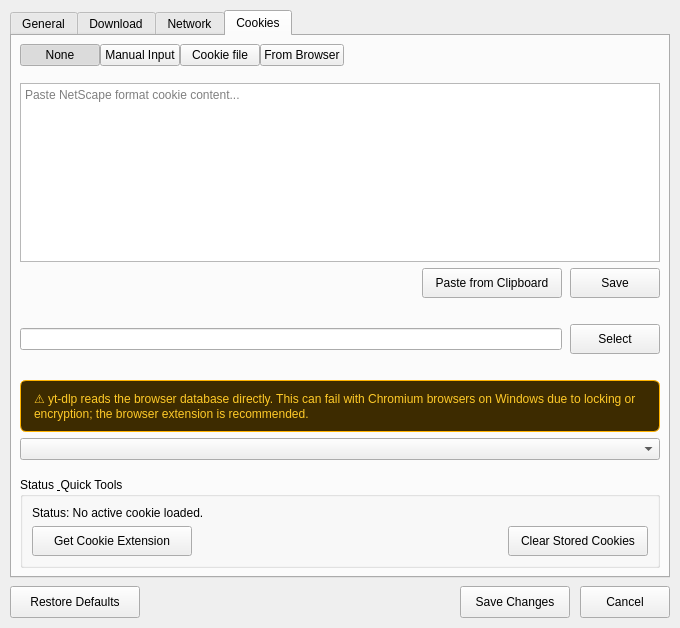
<?xml version="1.0" encoding="UTF-8"?>
<ui version="4.0">
 <class>PreferencesDialog</class>
 <widget class="QDialog" name="PreferencesDialog">
  <property name="geometry">
   <rect>
    <x>0</x>
    <y>0</y>
    <width>680</width>
    <height>628</height>
   </rect>
  </property>
  <property name="windowTitle">
   <string>Settings</string>
  </property>
  <layout class="QVBoxLayout" name="mainLayout">
   <property name="spacing">
    <number>8</number>
   </property>
   <property name="leftMargin">
    <number>10</number>
   </property>
   <property name="topMargin">
    <number>10</number>
   </property>
   <property name="rightMargin">
    <number>10</number>
   </property>
   <property name="bottomMargin">
    <number>10</number>
   </property>
   <item>
    <widget class="QTabWidget" name="tabWidget">
     <property name="currentIndex">
      <number>3</number>
     </property>
     <widget class="QWidget" name="tab_general">
      <attribute name="title">
       <string>General</string>
      </attribute>
      <layout class="QVBoxLayout" name="generalVLayout">
       <property name="spacing">
        <number>8</number>
       </property>
       <property name="leftMargin">
        <number>8</number>
       </property>
       <property name="topMargin">
        <number>8</number>
       </property>
       <property name="rightMargin">
        <number>8</number>
       </property>
       <property name="bottomMargin">
        <number>8</number>
       </property>
       <item>
        <widget class="QGroupBox" name="gp_Language">
         <property name="title">
          <string>Language</string>
         </property>
         <layout class="QHBoxLayout" name="langHLayout">
          <item>
           <widget class="QLabel" name="lblLang">
            <property name="text">
             <string>Language:</string>
            </property>
           </widget>
          </item>
          <item>
           <widget class="QComboBox" name="combo_Language">
            <property name="minimumSize">
             <size>
              <width>250</width>
              <height>0</height>
             </size>
            </property>
           </widget>
          </item>
          <item>
           <spacer name="langSpacer">
            <property name="orientation">
             <enum>Qt::Orientation::Horizontal</enum>
            </property>
            <property name="sizeHint" stdset="0">
             <size>
              <width>0</width>
              <height>0</height>
             </size>
            </property>
           </spacer>
          </item>
         </layout>
        </widget>
       </item>
       <item>
        <widget class="QGroupBox" name="groupAutomation">
         <property name="title">
          <string>Automation</string>
         </property>
         <layout class="QVBoxLayout" name="autoVLayout">
          <item>
           <widget class="QCheckBox" name="chk_add_clipboard_auto">
            <property name="text">
             <string>Add links from clipboard automatically</string>
            </property>
           </widget>
          </item>
          <item>
           <widget class="QCheckBox" name="chk_start_download_auto">
            <property name="text">
             <string>Start download automatically</string>
            </property>
           </widget>
          </item>
          <item>
           <widget class="QCheckBox" name="chk_remove_completed_auto">
            <property name="text">
             <string>Remove completed automatically</string>
            </property>
           </widget>
          </item>
          <item>
           <widget class="QCheckBox" name="chk_play_after_downloaded_auto">
            <property name="text">
             <string>Play media after downloaded</string>
            </property>
           </widget>
          </item>
         </layout>
        </widget>
       </item>
       <item>
        <widget class="QCheckBox" name="chk_minimize_to_tray">
         <property name="text">
          <string>Minimize to system tray on close</string>
         </property>
        </widget>
       </item>
       <item>
        <widget class="QGroupBox" name="groutNotification">
         <property name="title">
          <string>Notifications</string>
         </property>
         <layout class="QHBoxLayout" name="notifHLayout">
          <item>
           <widget class="QCheckBox" name="chk_notify_fetched">
            <property name="text">
             <string>fetched</string>
            </property>
           </widget>
          </item>
          <item>
           <widget class="QCheckBox" name="chk_notify_download_started">
            <property name="text">
             <string>started</string>
            </property>
           </widget>
          </item>
          <item>
           <widget class="QCheckBox" name="chk_notify_download_completed">
            <property name="text">
             <string>completed</string>
            </property>
           </widget>
          </item>
          <item>
           <spacer name="notifSpacer">
            <property name="orientation">
             <enum>Qt::Orientation::Horizontal</enum>
            </property>
            <property name="sizeHint" stdset="0">
             <size>
              <width>0</width>
              <height>0</height>
             </size>
            </property>
           </spacer>
          </item>
         </layout>
        </widget>
       </item>
       <item>
        <widget class="QGroupBox" name="groupAppUpdates">
         <property name="title">
          <string>Application Updates</string>
         </property>
         <layout class="QHBoxLayout" name="updatesHLayout">
          <item>
           <widget class="QCheckBox" name="chk_auto_update">
            <property name="text">
             <string>Check for updates automatically</string>
            </property>
            <property name="checked">
             <bool>true</bool>
            </property>
           </widget>
          </item>
          <item>
           <spacer name="updateSpacer">
            <property name="orientation">
             <enum>Qt::Orientation::Horizontal</enum>
            </property>
            <property name="sizeHint" stdset="0">
             <size>
              <width>0</width>
              <height>0</height>
             </size>
            </property>
           </spacer>
          </item>
          <item>
           <widget class="QPushButton" name="btn_check_update">
            <property name="minimumSize">
             <size>
              <width>100</width>
              <height>30</height>
             </size>
            </property>
            <property name="text">
             <string>Check Now</string>
            </property>
           </widget>
          </item>
         </layout>
        </widget>
       </item>
       <item>
        <spacer name="generalSpacer">
         <property name="orientation">
          <enum>Qt::Orientation::Vertical</enum>
         </property>
         <property name="sizeHint" stdset="0">
          <size>
           <width>0</width>
           <height>0</height>
          </size>
         </property>
        </spacer>
       </item>
      </layout>
     </widget>
     <widget class="QWidget" name="tab_download">
      <attribute name="title">
       <string>Download</string>
      </attribute>
      <layout class="QVBoxLayout" name="downloadLayout">
       <property name="spacing">
        <number>6</number>
       </property>
       <property name="leftMargin">
        <number>8</number>
       </property>
       <property name="topMargin">
        <number>8</number>
       </property>
       <property name="rightMargin">
        <number>8</number>
       </property>
       <property name="bottomMargin">
        <number>8</number>
       </property>
       <item>
        <widget class="QGroupBox" name="groupPreferences">
         <property name="title">
          <string>Preferred Quality &amp; Formats</string>
         </property>
         <layout class="QGridLayout" name="prefGrid">
          <property name="verticalSpacing">
           <number>6</number>
          </property>
          <item row="0" column="0">
           <widget class="QLabel" name="lbl_pref_res">
            <property name="text">
             <string>Preferred resolution:</string>
            </property>
           </widget>
          </item>
          <item row="0" column="1">
           <widget class="QComboBox" name="combo_pref_res">
            <item>
             <property name="text">
              <string>none</string>
             </property>
            </item>
            <item>
             <property name="text">
              <string>4320</string>
             </property>
            </item>
            <item>
             <property name="text">
              <string>2160</string>
             </property>
            </item>
            <item>
             <property name="text">
              <string>1440</string>
             </property>
            </item>
            <item>
             <property name="text">
              <string>1080</string>
             </property>
            </item>
            <item>
             <property name="text">
              <string>720</string>
             </property>
            </item>
            <item>
             <property name="text">
              <string>480</string>
             </property>
            </item>
            <item>
             <property name="text">
              <string>360</string>
             </property>
            </item>
            <item>
             <property name="text">
              <string>240</string>
             </property>
            </item>
            <item>
             <property name="text">
              <string>144</string>
             </property>
            </item>
           </widget>
          </item>
          <item row="0" column="2">
           <widget class="QCheckBox" name="chk_pref_fps">
            <property name="text">
             <string>Prefer a higher framerate</string>
            </property>
           </widget>
          </item>
          <item row="1" column="0">
           <widget class="QLabel" name="lbl_pref_vcontainer">
            <property name="text">
             <string>Preferred video container:</string>
            </property>
           </widget>
          </item>
          <item row="1" column="1">
           <widget class="QComboBox" name="combo_pref_vcontainer">
            <item>
             <property name="text">
              <string>none</string>
             </property>
            </item>
            <item>
             <property name="text">
              <string>mp4</string>
             </property>
            </item>
            <item>
             <property name="text">
              <string>webm</string>
             </property>
            </item>
            <item>
             <property name="text">
              <string>mkv</string>
             </property>
            </item>
           </widget>
          </item>
          <item row="1" column="2">
           <widget class="QLabel" name="lbl_pref_acontainer">
            <property name="text">
             <string>Preferred audio container:</string>
            </property>
           </widget>
          </item>
          <item row="1" column="3">
           <widget class="QComboBox" name="combo_pref_acontainer">
            <item>
             <property name="text">
              <string>none</string>
             </property>
            </item>
            <item>
             <property name="text">
              <string>m4a</string>
             </property>
            </item>
            <item>
             <property name="text">
              <string>mp3</string>
             </property>
            </item>
            <item>
             <property name="text">
              <string>ogg</string>
             </property>
            </item>
            <item>
             <property name="text">
              <string>webm</string>
             </property>
            </item>
            <item>
             <property name="text">
              <string>flac</string>
             </property>
            </item>
            <item>
             <property name="text">
              <string>opus</string>
             </property>
            </item>
           </widget>
          </item>
          <item row="2" column="0">
           <widget class="QLabel" name="lbl_pref_vcodec">
            <property name="text">
             <string>Preferred video codec:</string>
            </property>
           </widget>
          </item>
          <item row="2" column="1">
           <widget class="QComboBox" name="combo_pref_vcodec">
            <item>
             <property name="text">
              <string>none</string>
             </property>
            </item>
            <item>
             <property name="text">
              <string>av01</string>
             </property>
            </item>
            <item>
             <property name="text">
              <string>vp9.2</string>
             </property>
            </item>
            <item>
             <property name="text">
              <string>vp9</string>
             </property>
            </item>
            <item>
             <property name="text">
              <string>h265</string>
             </property>
            </item>
            <item>
             <property name="text">
              <string>h264</string>
             </property>
            </item>
            <item>
             <property name="text">
              <string>vp8</string>
             </property>
            </item>
            <item>
             <property name="text">
              <string>h263</string>
             </property>
            </item>
            <item>
             <property name="text">
              <string>theora</string>
             </property>
            </item>
           </widget>
          </item>
          <item row="2" column="2">
           <widget class="QLabel" name="lbl_pref_acodec">
            <property name="text">
             <string>Preferred audio codec:</string>
            </property>
           </widget>
          </item>
          <item row="2" column="3">
           <widget class="QComboBox" name="combo_pref_acodec">
            <item>
             <property name="text">
              <string>none</string>
             </property>
            </item>
            <item>
             <property name="text">
              <string>flac</string>
             </property>
            </item>
            <item>
             <property name="text">
              <string>alac</string>
             </property>
            </item>
            <item>
             <property name="text">
              <string>wav</string>
             </property>
            </item>
            <item>
             <property name="text">
              <string>aiff</string>
             </property>
            </item>
            <item>
             <property name="text">
              <string>opus</string>
             </property>
            </item>
            <item>
             <property name="text">
              <string>vorbis</string>
             </property>
            </item>
            <item>
             <property name="text">
              <string>aac</string>
             </property>
            </item>
            <item>
             <property name="text">
              <string>mp4a</string>
             </property>
            </item>
            <item>
             <property name="text">
              <string>mp3</string>
             </property>
            </item>
            <item>
             <property name="text">
              <string>eac3</string>
             </property>
            </item>
            <item>
             <property name="text">
              <string>ac3</string>
             </property>
            </item>
            <item>
             <property name="text">
              <string>dts</string>
             </property>
            </item>
           </widget>
          </item>
         </layout>
        </widget>
       </item>
       <item>
        <widget class="QGroupBox" name="groupPaths">
         <property name="title">
          <string>Download Folders</string>
         </property>
         <layout class="QGridLayout" name="pathsGrid">
          <item row="0" column="0">
           <widget class="QLineEdit" name="inp_dowload_path"/>
          </item>
          <item row="0" column="1">
           <widget class="QPushButton" name="btn_BrowsePath">
            <property name="minimumSize">
             <size>
              <width>90</width>
              <height>30</height>
             </size>
            </property>
            <property name="text">
             <string>Choose</string>
            </property>
           </widget>
          </item>
         </layout>
        </widget>
       </item>
       <item>
        <widget class="QGroupBox" name="groupTemplate">
         <property name="title">
          <string>Output File &amp; Playlist Templates</string>
         </property>
         <layout class="QGridLayout" name="templateGrid">
          <property name="verticalSpacing">
           <number>6</number>
          </property>
          <item row="0" column="0">
           <widget class="QLabel" name="lbl_output_template">
            <property name="text">
             <string>Output template:</string>
            </property>
           </widget>
          </item>
          <item row="0" column="1">
           <widget class="QLineEdit" name="inp_output_template">
            <property name="text">
             <string>%(title)s.%(ext)s</string>
            </property>
           </widget>
          </item>
          <item row="0" column="2">
           <widget class="QPushButton" name="btn_reset_output_template">
            <property name="text">
             <string>Reset to default</string>
            </property>
           </widget>
          </item>
          <item row="1" column="0">
           <widget class="QLabel" name="lbl_playlist_indexing">
            <property name="text">
             <string>Playlist indexing:</string>
            </property>
           </widget>
          </item>
          <item row="1" column="1">
           <widget class="QLineEdit" name="inp_playlist_indexing">
            <property name="text">
             <string>%(playlist_index)s - </string>
            </property>
           </widget>
          </item>
          <item row="1" column="2">
           <widget class="QPushButton" name="btn_reset_playlist_indexing">
            <property name="text">
             <string>Reset to default</string>
            </property>
           </widget>
          </item>
          <item row="2" column="0" colspan="2">
           <widget class="QCheckBox" name="chk_pad_playlist_index">
            <property name="text">
             <string>Pad the indexed filenames with zeroes</string>
            </property>
            <property name="checked">
             <bool>true</bool>
            </property>
           </widget>
          </item>
          <item row="2" column="2">
           <widget class="QCheckBox" name="chk_playlist_own_folders">
            <property name="text">
             <string>Put playlists in their own folders</string>
            </property>
            <property name="checked">
             <bool>true</bool>
            </property>
           </widget>
          </item>
         </layout>
        </widget>
       </item>
       <item>
        <widget class="QGroupBox" name="groupLimits">
         <property name="title">
          <string>Speed &amp; Simultaneous Limits</string>
         </property>
         <layout class="QGridLayout" name="limitsGrid">
          <property name="verticalSpacing">
           <number>6</number>
          </property>
          <item row="0" column="0">
           <widget class="QLabel" name="lblSimultaneous">
            <property name="text">
             <string>Simultaneous downloads:</string>
            </property>
           </widget>
          </item>
          <item row="0" column="1">
           <widget class="QSpinBox" name="spin_Simultaneous">
            <property name="enabled">
             <bool>false</bool>
            </property>
            <property name="minimum">
             <number>1</number>
            </property>
            <property name="maximum">
             <number>10</number>
            </property>
           </widget>
          </item>
          <item row="1" column="0">
           <widget class="QCheckBox" name="chk_speed_limit">
            <property name="text">
             <string>Global bandwidth limit:</string>
            </property>
           </widget>
          </item>
          <item row="1" column="1">
           <widget class="QSpinBox" name="spin_speed_limit">
            <property name="suffix">
             <string> KB/s</string>
            </property>
            <property name="maximum">
             <number>999999</number>
            </property>
           </widget>
          </item>
         </layout>
        </widget>
       </item>
       <item>
        <widget class="QCheckBox" name="chk_forceOverwrite">
         <property name="text">
          <string>Force overwrite existing file</string>
         </property>
        </widget>
       </item>
       <item>
        <widget class="QCheckBox" name="chk_awakeMode">
         <property name="text">
          <string>Prevent from sleep  while downloading</string>
         </property>
        </widget>
       </item>
       <item>
        <spacer name="downloadSpacer">
         <property name="orientation">
          <enum>Qt::Orientation::Vertical</enum>
         </property>
         <property name="sizeHint" stdset="0">
          <size>
           <width>0</width>
           <height>0</height>
          </size>
         </property>
        </spacer>
       </item>
      </layout>
     </widget>
     <widget class="QWidget" name="tab_network">
      <attribute name="title">
       <string>Network</string>
      </attribute>
      <layout class="QVBoxLayout" name="networkVLayout">
       <property name="spacing">
        <number>8</number>
       </property>
       <property name="leftMargin">
        <number>8</number>
       </property>
       <property name="topMargin">
        <number>8</number>
       </property>
       <property name="rightMargin">
        <number>8</number>
       </property>
       <property name="bottomMargin">
        <number>8</number>
       </property>
       <item>
        <widget class="QGroupBox" name="groupProxy">
         <property name="title">
          <string>Proxy Server Settings</string>
         </property>
         <layout class="QGridLayout" name="proxyGrid">
          <item row="0" column="0">
           <widget class="QCheckBox" name="chk_use_proxy">
            <property name="text">
             <string>Use Proxy Server</string>
            </property>
           </widget>
          </item>
          <item row="0" column="2">
           <widget class="QLabel" name="lblProxyType">
            <property name="text">
             <string>Proxy Type:</string>
            </property>
           </widget>
          </item>
          <item row="0" column="3">
           <widget class="QComboBox" name="combo_proxy_type">
            <item>
             <property name="text">
              <string>HTTP</string>
             </property>
            </item>
            <item>
             <property name="text">
              <string>HTTPS</string>
             </property>
            </item>
            <item>
             <property name="text">
              <string>SOCKS5</string>
             </property>
            </item>
           </widget>
          </item>
          <item row="1" column="0">
           <widget class="QLabel" name="lblProxyHost">
            <property name="text">
             <string>Address / Host:</string>
            </property>
           </widget>
          </item>
          <item row="1" column="1">
           <widget class="QLineEdit" name="inp_proxy_host"/>
          </item>
          <item row="1" column="2">
           <widget class="QLabel" name="lblProxyPort">
            <property name="text">
             <string>Port:</string>
            </property>
           </widget>
          </item>
          <item row="1" column="3">
           <widget class="QSpinBox" name="spin_proxy_port">
            <property name="maximum">
             <number>65535</number>
            </property>
           </widget>
          </item>
          <item row="2" column="0">
           <widget class="QLabel" name="lblProxyUser">
            <property name="text">
             <string>Username:</string>
            </property>
           </widget>
          </item>
          <item row="2" column="1">
           <widget class="QLineEdit" name="inp_proxy_user"/>
          </item>
          <item row="2" column="2">
           <widget class="QLabel" name="lblProxyPass">
            <property name="text">
             <string>Password:</string>
            </property>
           </widget>
          </item>
          <item row="2" column="3">
           <widget class="QLineEdit" name="inp_proxy_pass">
            <property name="echoMode">
             <enum>QLineEdit::EchoMode::Password</enum>
            </property>
           </widget>
          </item>
         </layout>
        </widget>
       </item>
       <item>
        <widget class="QGroupBox" name="groupConnRetries">
         <property name="title">
          <string>Connection &amp; Retries</string>
         </property>
         <layout class="QGridLayout" name="connGrid">
          <item row="0" column="0">
           <widget class="QLabel" name="lblSocketTimeout">
            <property name="text">
             <string>Socket Timeout (seconds):</string>
            </property>
           </widget>
          </item>
          <item row="0" column="1">
           <widget class="QSpinBox" name="spin_socket_timeout">
            <property name="minimum">
             <number>1</number>
            </property>
            <property name="maximum">
             <number>300</number>
            </property>
            <property name="value">
             <number>30</number>
            </property>
           </widget>
          </item>
          <item row="0" column="2">
           <widget class="QLabel" name="lblMaxRetries">
            <property name="text">
             <string>Max Retries:</string>
            </property>
           </widget>
          </item>
          <item row="0" column="3">
           <widget class="QSpinBox" name="spin_max_retries">
            <property name="maximum">
             <number>100</number>
            </property>
            <property name="value">
             <number>10</number>
            </property>
           </widget>
          </item>
         </layout>
        </widget>
       </item>
       <item>
        <widget class="QGroupBox" name="groupBandwidthGeo">
         <property name="title">
          <string>Bandwidth &amp; Geo-Restriction</string>
         </property>
         <layout class="QHBoxLayout" name="geoHLayout">
          <item>
           <widget class="QLabel" name="lblGeoBypass">
            <property name="text">
             <string>Geo Verification / Bypass Country Code:</string>
            </property>
           </widget>
          </item>
          <item>
           <widget class="QLineEdit" name="inp_geo_bypass_country">
            <property name="maxLength">
             <number>3</number>
            </property>
            <property name="placeholderText">
             <string>e.g., US, GB, JP</string>
            </property>
           </widget>
          </item>
         </layout>
        </widget>
       </item>
       <item>
        <spacer name="networkSpacer">
         <property name="orientation">
          <enum>Qt::Orientation::Vertical</enum>
         </property>
         <property name="sizeHint" stdset="0">
          <size>
           <width>0</width>
           <height>0</height>
          </size>
         </property>
        </spacer>
       </item>
      </layout>
     </widget>
     <widget class="QWidget" name="tab_Cookies">
      <attribute name="title">
       <string>Cookies</string>
      </attribute>
      <layout class="QVBoxLayout" name="cookiesMainLayout">
       <property name="spacing">
        <number>8</number>
       </property>
       <property name="leftMargin">
        <number>8</number>
       </property>
       <property name="topMargin">
        <number>8</number>
       </property>
       <property name="rightMargin">
        <number>8</number>
       </property>
       <property name="bottomMargin">
        <number>8</number>
       </property>
       <item>
        <layout class="QHBoxLayout" name="cookiesButtonsLayout">
         <property name="spacing">
          <number>0</number>
         </property>
         <item>
          <widget class="QPushButton" name="btnNone">
           <property name="text">
            <string>None</string>
           </property>
           <property name="checkable">
            <bool>true</bool>
           </property>
           <property name="checked">
            <bool>true</bool>
           </property>
          </widget>
         </item>
         <item>
          <widget class="QPushButton" name="btnManual">
           <property name="text">
            <string>Manual Input</string>
           </property>
           <property name="checkable">
            <bool>true</bool>
           </property>
          </widget>
         </item>
         <item>
          <widget class="QPushButton" name="btnCookieFile">
           <property name="text">
            <string>Cookie file</string>
           </property>
           <property name="checkable">
            <bool>true</bool>
           </property>
          </widget>
         </item>
         <item>
          <widget class="QPushButton" name="btnFromBrowser">
           <property name="text">
            <string>From Browser</string>
           </property>
           <property name="checkable">
            <bool>true</bool>
           </property>
          </widget>
         </item>
         <item>
          <spacer name="cookieBtnSpacer">
           <property name="orientation">
            <enum>Qt::Orientation::Horizontal</enum>
           </property>
           <property name="sizeHint" stdset="0">
            <size>
             <width>0</width>
             <height>0</height>
            </size>
           </property>
          </spacer>
         </item>
        </layout>
       </item>
       <item>
        <widget class="QWidget" name="container_manual" native="true">
         <layout class="QVBoxLayout" name="manualLayout">
          <property name="leftMargin">
           <number>0</number>
          </property>
          <property name="rightMargin">
           <number>0</number>
          </property>
          <item>
           <widget class="QTextEdit" name="txt_manual_cookie">
            <property name="placeholderText">
             <string>Paste NetScape format cookie content...</string>
            </property>
           </widget>
          </item>
          <item>
           <layout class="QHBoxLayout" name="manualBtnLayout">
            <property name="spacing">
             <number>8</number>
            </property>
            <item>
             <spacer name="manualSpacer">
              <property name="orientation">
               <enum>Qt::Orientation::Horizontal</enum>
              </property>
              <property name="sizeHint" stdset="0">
               <size>
                <width>0</width>
                <height>0</height>
               </size>
              </property>
             </spacer>
            </item>
            <item>
             <widget class="QPushButton" name="btn_paste_clipboard">
              <property name="minimumSize">
               <size>
                <width>140</width>
                <height>30</height>
               </size>
              </property>
              <property name="text">
               <string>Paste from Clipboard</string>
              </property>
             </widget>
            </item>
            <item>
             <widget class="QPushButton" name="btn_save_manual">
              <property name="minimumSize">
               <size>
                <width>90</width>
                <height>30</height>
               </size>
              </property>
              <property name="text">
               <string>Save</string>
              </property>
             </widget>
            </item>
           </layout>
          </item>
         </layout>
        </widget>
       </item>
       <item>
        <widget class="QWidget" name="container_cookie_file" native="true">
         <layout class="QHBoxLayout" name="fileLayout">
          <property name="spacing">
           <number>8</number>
          </property>
          <property name="leftMargin">
           <number>0</number>
          </property>
          <property name="rightMargin">
           <number>0</number>
          </property>
          <item>
           <widget class="QLineEdit" name="inp_cookies_path"/>
          </item>
          <item>
           <widget class="QPushButton" name="btn_browse_cookies">
            <property name="minimumSize">
             <size>
              <width>90</width>
              <height>30</height>
             </size>
            </property>
            <property name="text">
             <string>Select</string>
            </property>
           </widget>
          </item>
         </layout>
        </widget>
       </item>
       <item>
        <widget class="QWidget" name="container_browser" native="true">
         <layout class="QVBoxLayout" name="browserLayout">
          <property name="leftMargin">
           <number>0</number>
          </property>
          <property name="rightMargin">
           <number>0</number>
          </property>
          <item>
           <widget class="QLabel" name="lbl_browser_warning">
            <property name="styleSheet">
             <string notr="true">background-color: #3d2b00; color: #ffca28; border: 1px solid #ffb300; border-radius: 6px; padding: 10px;</string>
            </property>
            <property name="text">
             <string>⚠️ yt-dlp reads the browser database directly. This can fail with Chromium browsers on Windows due to locking or encryption; the browser extension is recommended.</string>
            </property>
            <property name="wordWrap">
             <bool>true</bool>
            </property>
           </widget>
          </item>
          <item>
           <widget class="QComboBox" name="combo_browser"/>
          </item>
         </layout>
        </widget>
       </item>
       <item>
        <widget class="QGroupBox" name="groupCookieStatus">
         <property name="title">
          <string>Status &amp; Quick Tools</string>
         </property>
         <layout class="QVBoxLayout" name="cookieStatusVLayout">
          <item>
           <widget class="QLabel" name="lbl_cookie_status">
            <property name="text">
             <string>Status: No active cookie loaded.</string>
            </property>
           </widget>
          </item>
          <item>
           <layout class="QHBoxLayout" name="cookieToolsHLayout">
            <item>
             <widget class="QPushButton" name="btn_get_cookie_ext">
              <property name="minimumSize">
               <size>
                <width>160</width>
                <height>30</height>
               </size>
              </property>
              <property name="text">
               <string>Get Cookie Extension</string>
              </property>
             </widget>
            </item>
            <item>
             <spacer name="cookieToolSpacer">
              <property name="orientation">
               <enum>Qt::Orientation::Horizontal</enum>
              </property>
              <property name="sizeHint" stdset="0">
               <size>
                <width>0</width>
                <height>0</height>
               </size>
              </property>
             </spacer>
            </item>
            <item>
             <widget class="QPushButton" name="btn_clear_cookies">
              <property name="minimumSize">
               <size>
                <width>140</width>
                <height>30</height>
               </size>
              </property>
              <property name="text">
               <string>Clear Stored Cookies</string>
              </property>
             </widget>
            </item>
           </layout>
          </item>
         </layout>
        </widget>
       </item>
       <item>
        <spacer name="cookiesBottomSpacer">
         <property name="orientation">
          <enum>Qt::Orientation::Vertical</enum>
         </property>
         <property name="sizeHint" stdset="0">
          <size>
           <width>0</width>
           <height>0</height>
          </size>
         </property>
        </spacer>
       </item>
      </layout>
     </widget>
    </widget>
   </item>
   <item>
    <layout class="QHBoxLayout" name="bottomButtonsLayout">
     <property name="spacing">
      <number>10</number>
     </property>
     <item>
      <widget class="QPushButton" name="btn_restore">
       <property name="minimumSize">
        <size>
         <width>130</width>
         <height>32</height>
        </size>
       </property>
       <property name="text">
        <string>Restore Defaults</string>
       </property>
      </widget>
     </item>
     <item>
      <spacer name="bottomSpacer">
       <property name="orientation">
        <enum>Qt::Orientation::Horizontal</enum>
       </property>
       <property name="sizeHint" stdset="0">
        <size>
         <width>40</width>
         <height>20</height>
        </size>
       </property>
      </spacer>
     </item>
     <item>
      <widget class="QPushButton" name="btn_save">
       <property name="minimumSize">
        <size>
         <width>110</width>
         <height>32</height>
        </size>
       </property>
       <property name="text">
        <string>Save Changes</string>
       </property>
      </widget>
     </item>
     <item>
      <widget class="QPushButton" name="btn_cancel">
       <property name="minimumSize">
        <size>
         <width>90</width>
         <height>32</height>
        </size>
       </property>
       <property name="text">
        <string>Cancel</string>
       </property>
      </widget>
     </item>
    </layout>
   </item>
  </layout>
 </widget>
 <resources/>
 <connections/>
</ui>
